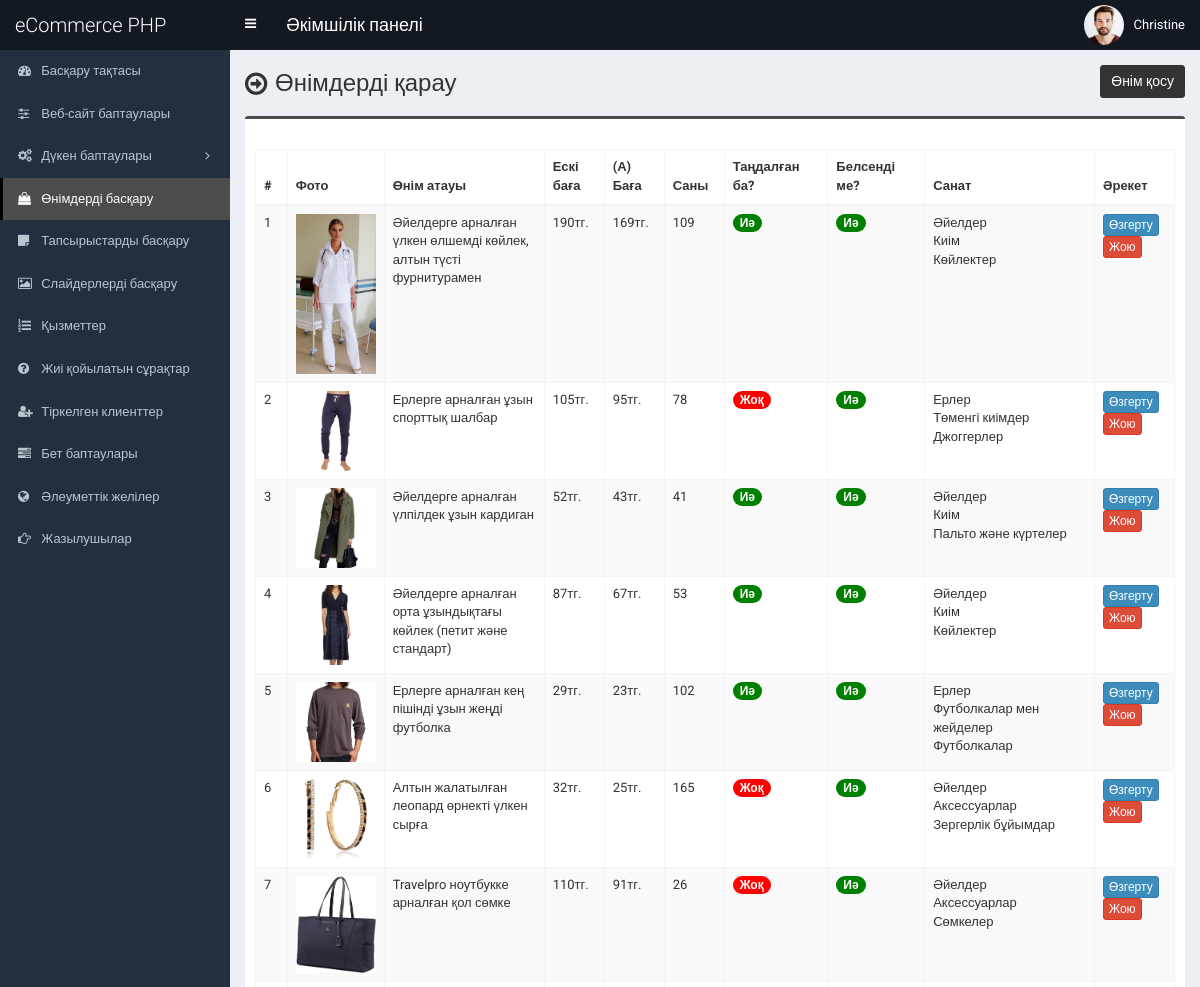
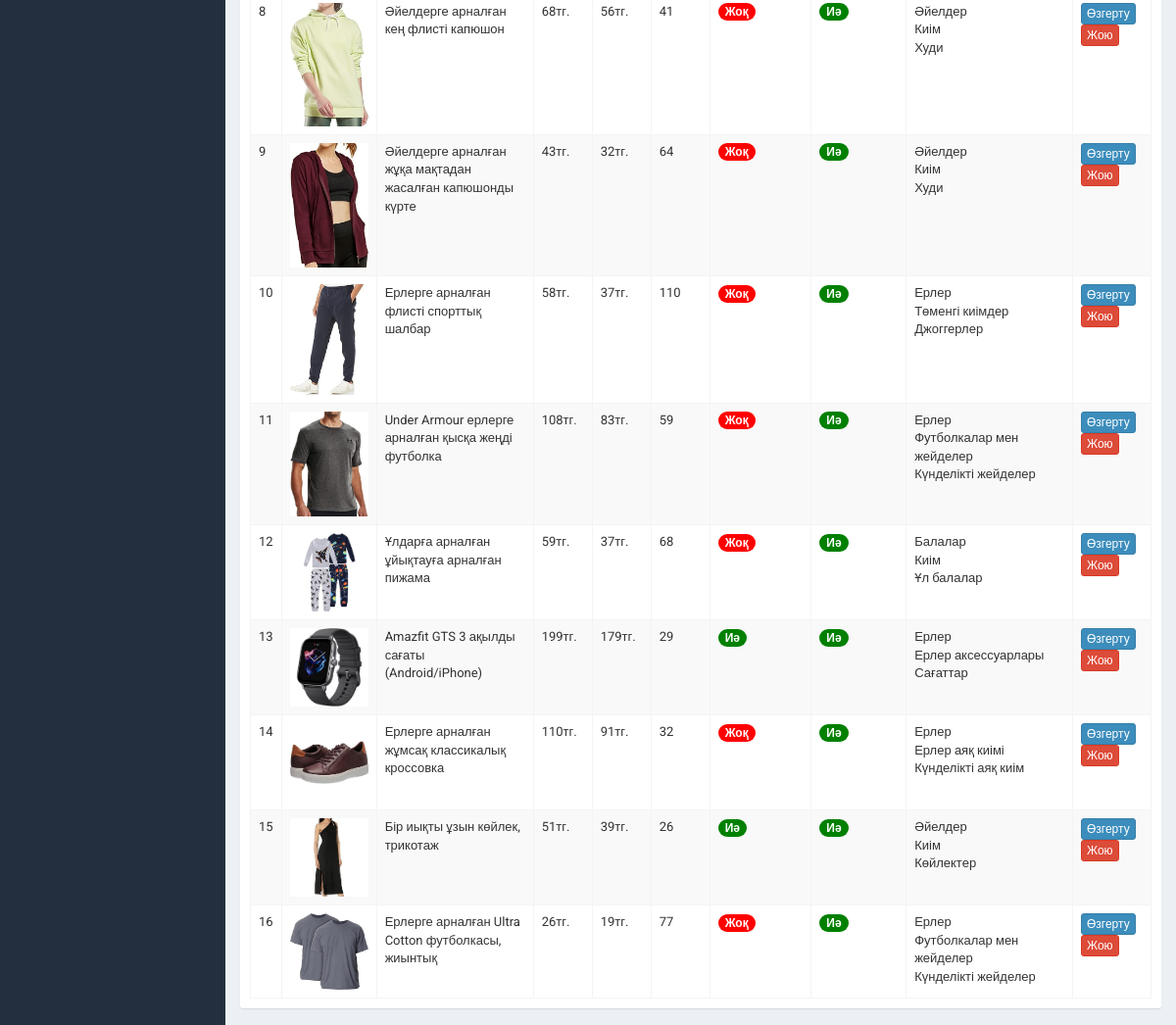
Screenshot of /admin/product.php (signed in) with the database file from the repository (2 pictures, top to bottom).
### tables this page shows
CREATE TABLE `tbl_product` (
  `p_id` int(11) NOT NULL,
  `p_name` varchar(255) NOT NULL,
  `p_old_price` varchar(10) NOT NULL,
  `p_current_price` varchar(10) NOT NULL,
  `p_qty` int(10) NOT NULL,
  `p_featured_photo` varchar(255) NOT NULL,
  `p_description` text NOT NULL,
  `p_short_description` text NOT NULL,
  `p_feature` text NOT NULL,
  `p_condition` text NOT NULL,
  `p_return_policy` text NOT NULL,
  `p_total_view` int(11) NOT NULL,
  `p_is_featured` int(1) NOT NULL,
  `p_is_active` int(1) NOT NULL,
  `ecat_id` int(11) NOT NULL
);

CREATE TABLE `tbl_top_category` (
  `tcat_id` int(11) NOT NULL,
  `tcat_name` varchar(255) NOT NULL,
  `show_on_menu` int(1) NOT NULL
);

CREATE TABLE `tbl_mid_category` (
  `mcat_id` int(11) NOT NULL,
  `mcat_name` varchar(255) NOT NULL,
  `tcat_id` int(11) NOT NULL
);

CREATE TABLE `tbl_end_category` (
  `ecat_id` int(11) NOT NULL,
  `ecat_name` varchar(255) NOT NULL,
  `mcat_id` int(11) NOT NULL
);

### admin/product.php (the view, shortened to what this page needs)
<?php require_once('header.php'); ?>
<section class="content-header">
	<div class="content-header-left">
		<h1>Өнімдерді қарау</h1>
	</div>
	<div class="content-header-right">
		<a href="product-add.php" class="btn btn-primary btn-sm">Өнім қосу</a>
	</div>
</section>
<section class="content">
	<div class="row">
		<div class="col-md-12">
			<div class="box box-info">
				<div class="box-body table-responsive">
					<table id="example1" class="table table-bordered table-hover table-striped">
					<thead class="thead-dark">
							<tr>
								<th width="10">#</th>
								<th>Фото</th>
								<th width="160">Өнім атауы</th>
								<th width="60">Ескі баға</th>
								<th width="60">(А) Баға</th>
								<th width="60">Саны</th>
								<th>Таңдалған ба?</th>
								<th>Белсенді ме?</th>
								<th>Санат</th>
								<th width="80">Әрекет</th>
							</tr>
						</thead>
						<tbody>
							<?php
							$i=0;
							$statement = $pdo->prepare("SELECT
														t1.p_id,
														t1.p_name,
														t1.p_old_price,
														t1.p_current_price,
														t1.p_qty,
														t1.p_featured_photo,
														t1.p_is_featured,
														t1.p_is_active,
														t1.ecat_id,
														t2.ecat_id,
														t2.ecat_name,
														t3.mcat_id,
														t3.mcat_name,
														t4.tcat_id,
														t4.tcat_name
														FROM tbl_product t1
														JOIN tbl_end_category t2
														ON t1.ecat_id = t2.ecat_id
														JOIN tbl_mid_category t3
														ON t2.mcat_id = t3.mcat_id
														JOIN tbl_top_category t4
														ON t3.tcat_id = t4.tcat_id
														ORDER BY t1.p_id DESC
														");
							$statement->execute();
							$result = $statement->fetchAll(PDO::FETCH_ASSOC);
							foreach ($result as $row) {
								$i++;
								?>
								<tr>
									<td><?php echo $i; ?></td>
									<td style="width:82px;"><img src="../assets/uploads/<?php echo $row['p_featured_photo']; ?>" alt="<?php echo $row['p_name']; ?>" style="width:80px;"></td>
									<td><?php echo $row['p_name']; ?></td>
									<td><?php echo $row['p_old_price']; ?>тг.</td>
									<td><?php echo $row['p_current_price']; ?>тг.</td>
									<td><?php echo $row['p_qty']; ?></td>
									<td>
										<?php if($row['p_is_featured'] == 1) {echo '<span class="badge badge-success" style="background-color:green;">Иә</span>';} else {echo '<span class="badge badge-success" style="background-color:red;">Жоқ</span>';} ?>
									</td>
									<td>
										<?php if($row['p_is_active'] == 1) {echo '<span class="badge badge-success" style="background-color:green;">Иә</span>';} else {echo '<span class="badge badge-danger" style="background-color:red;">Жоқ</span>';} ?>
									</td>
									<td><?php echo $row['tcat_name']; ?><br><?php echo $row['mcat_name']; ?><br><?php echo $row['ecat_name']; ?></td>
									<td>
										<a href="product-edit.php?id=<?php echo $row['p_id']; ?>" class="btn btn-primary btn-xs">Өзгерту</a>
										<a href="#" class="btn btn-danger btn-xs" data-href="product-delete.php?id=<?php echo $row['p_id']; ?>" data-toggle="modal" data-target="#confirm-delete">Жою</a>
									</td>
								</tr>
								<?php
							}
							?>
						</tbody>
					</table>
				</div>
			</div>
		</div>
	</div>
</section>
<?php require_once('footer.php'); ?>

### admin/header.php (shortened to what this page needs)
<!DOCTYPE html>
<html>
<head>
	<link rel="stylesheet" href="css/bootstrap.min.css">
	<link rel="stylesheet" href="css/font-awesome.min.css">
	<link rel="stylesheet" href="css/ionicons.min.css">
	<link rel="stylesheet" href="css/datepicker3.css">
	<link rel="stylesheet" href="css/all.css">
	<link rel="stylesheet" href="css/select2.min.css">
	<link rel="stylesheet" href="css/dataTables.bootstrap.css">
	<link rel="stylesheet" href="css/jquery.fancybox.css">
	<link rel="stylesheet" href="css/AdminLTE.min.css">
	<link rel="stylesheet" href="css/_all-skins.min.css">
	<link rel="stylesheet" href="css/on-off-switch.css"/>
	<link rel="stylesheet" href="css/summernote.css">
	<link rel="stylesheet" href="style.css">
</head>
<body class="hold-transition fixed skin-blue sidebar-mini">
	<div class="wrapper">
		<header class="main-header">
			<a href="index.php" class="logo">
				<span class="logo-lg">eCommerce PHP</span>
			</a>
			<nav class="navbar navbar-static-top">
				<a href="#" class="sidebar-toggle" data-toggle="offcanvas" role="button">
				</a>
				<span style="float:left;line-height:50px;color:#fff;padding-left:15px;font-size:18px;">Әкімшілік панелі</span>
				<div class="navbar-custom-menu">
					<ul class="nav navbar-nav">
						<li class="dropdown user user-menu">
							<a href="#" class="dropdown-toggle" data-toggle="dropdown">
								<img src="../assets/uploads/<?php echo $_SESSION['user']['photo']; ?>" class="user-image" alt="Пайдаланушы суреті">
								<span class="hidden-xs"><?php echo $_SESSION['user']['full_name']; ?></span>
							</a>
						</li>
					</ul>
				</div>
			</nav>
		</header>
		<?php $cur_page = substr($_SERVER["SCRIPT_NAME"],strrpos($_SERVER["SCRIPT_NAME"],"/")+1); ?>
		<aside class="main-sidebar">
			<section class="sidebar">
				<ul class="sidebar-menu">
					<li class="treeview <?php if($cur_page == 'index.php') {echo 'active';} ?>">
					  <a href="index.php">
						<i class="fa fa-dashboard"></i> <span>Басқару тақтасы</span>
					  </a>
					</li>
					<li class="treeview <?php if( ($cur_page == 'settings.php') ) {echo 'active';} ?>">
					  <a href="settings.php">
						<i class="fa fa-sliders"></i> <span>Веб-сайт баптаулары</span>
					  </a>
					</li>
					<li class="treeview <?php if( ($cur_page == 'size.php') || ($cur_page == 'size-add.php') || ($cur_page == 'size-edit.php') || ($cur_page == 'color.php') || ($cur_page == 'color-add.php') || ($cur_page == 'color-edit.php') || ($cur_page == 'country.php') || ($cur_page == 'country-add.php') || ($cur_page == 'country-edit.php') || ($cur_page == 'shipping-cost.php') || ($cur_page == 'shipping-cost-edit.php') || ($cur_page == 'top-category.php') || ($cur_page == 'top-category-add.php') || ($cur_page == 'top-category-edit.php') || ($cur_page == 'mid-category.php') || ($cur_page == 'mid-category-add.php') || ($cur_page == 'mid-category-edit.php') || ($cur_page == 'end-category.php') || ($cur_page == 'end-category-add.php') || ($cur_page == 'end-category-edit.php') ) {echo 'active';} ?>">
						<a href="#">
							<i class="fa fa-cogs"></i>
							<span>Дүкен баптаулары</span>
							<span class="pull-right-container">
								<i class="fa fa-angle-left pull-right"></i>
							</span>
						</a>
					</li>
					<li class="treeview <?php if( ($cur_page == 'product.php') || ($cur_page == 'product-add.php') || ($cur_page == 'product-edit.php') ) {echo 'active';} ?>">
						<a href="product.php">
							<i class="fa fa-shopping-bag"></i> <span>Өнімдерді басқару</span>
						</a>
					</li>
					<li class="treeview <?php if( ($cur_page == 'order.php') ) {echo 'active';} ?>">
						<a href="order.php">
							<i class="fa fa-sticky-note"></i> <span>Тапсырыстарды басқару</span>
						</a>
					</li>
					 <li class="treeview <?php if( ($cur_page == 'slider.php') ) {echo 'active';} ?>">
					  <a href="slider.php">
						<i class="fa fa-picture-o"></i> <span>Слайдерлерді басқару</span>
					  </a>
					</li>
					<li class="treeview <?php if( ($cur_page == 'service.php') ) {echo 'active';} ?>">
					  <a href="service.php">
						<i class="fa fa-list-ol"></i> <span>Қызметтер</span>
					  </a>
					</li>
					<li class="treeview <?php if( ($cur_page == 'faq.php') ) {echo 'active';} ?>">
					  <a href="faq.php">
						<i class="fa fa-question-circle"></i> <span>Жиі қойылатын сұрақтар</span>
					  </a>
					</li>
					<li class="treeview <?php if( ($cur_page == 'customer.php') || ($cur_page == 'customer-add.php') || ($cur_page == 'customer-edit.php') ) {echo 'active';} ?>">
					  <a href="customer.php">
						<i class="fa fa-user-plus"></i> <span>Тіркелген клиенттер</span>
					  </a>
					</li>
					<li class="treeview <?php if( ($cur_page == 'page.php') ) {echo 'active';} ?>">
					  <a href="page.php">
						<i class="fa fa-tasks"></i> <span>Бет баптаулары</span>
					  </a>
					</li>
					<li class="treeview <?php if( ($cur_page == 'social-media.php') ) {echo 'active';} ?>">
					  <a href="social-media.php">
						<i class="fa fa-globe"></i> <span>Әлеуметтік желілер</span>
					  </a>
					</li>
					<li class="treeview <?php if( ($cur_page == 'subscriber.php')||($cur_page == 'subscriber.php') ) {echo 'active';} ?>">
					  <a href="subscriber.php">
						<i class="fa fa-hand-o-right"></i> <span>Жазылушылар</span>
					  </a>
					</li>
				</ul>
			</section>
		</aside>
		<div class="content-wrapper">

### admin/footer.php (shortened to what this page needs)
		</div>
	</div>
</body>
</html>

### admin/style.css (style rules this page uses)
body { font-size: 13px; font-family: "Roboto", sans-serif; }
.navbar-nav > .user-menu .user-image { width: 40px; height: 40px; margin-top: -10px; }
.content-header > h1, .content-header .content-header-left h1 { font-family: "Roboto", sans-serif; }
.main-header .logo { text-align: left; }
.main-header .logo .logo-lg { font-family: "Roboto", sans-serif; }
.box-info { padding-top: 20px; }
.sidebar-menu li > a > .pull-right-container > .fa-angle-left:before { content: "\f105"; }
.content-header { overflow: hidden; }
.content-header .content-header-left { float: left; padding-top: 5px; }
.content-header .content-header-right { float: right; }
.content-header .content-header-left h1 { margin-top: 0; margin-bottom: 0; padding-left: 30px; padding-bottom: 5px; font-size: 24px; position: relative; }
.content-header .content-header-left h1:before { position: absolute; top: 0; left: 0; font-family: "FontAwesome", sans-serif; font-size: 26px; content: "\f18e"; }
.content-header .content-header-right a { position: relative; font-size: 14px; }
.skin-blue .sidebar-menu > li:hover > a, .skin-blue .sidebar-menu > li.active > a { color: #fff; background: #3c8dbc; border-left-color: #3c8dbc; }
.skin-blue .main-header .logo, .skin-blue .main-header .logo:hover, .skin-blue .main-header .navbar, .skin-blue .main-header .navbar .sidebar-toggle:hover { background-color: #131921; }
.skin-blue .sidebar-menu > li:hover > a, .skin-blue .sidebar-menu > li.active > a { background-color: #4c4c4c; border-left-color: #000000; }
.box.box-info { border-top-color: #4c4c4c; }
.content-header .content-header-right a { background-color: #333333; border-color: #333333; }

### rows the page displays
tbl_product: p_featured_photo (picture), p_name "Әйелдерге арналған үлкен өлшемді көйлек, алтын түсті фурнитурамен", p_old_price "190", p_current_price "169", p_qty "109", p_is_featured "Иә", p_is_active "Иә", tbl_top_category.tcat_name "Әйелдер", tbl_mid_category.mcat_name "Киім", ecat.ecat_name "Көйлектер"
tbl_product: p_featured_photo (picture), p_name "Ерлерге арналған ұзын спорттық шалбар", p_old_price "105", p_current_price "95", p_qty "78", p_is_featured "Жоқ", p_is_active "Иә", tbl_top_category.tcat_name "Ерлер", tbl_mid_category.mcat_name "Төменгі киімдер", ecat.ecat_name "Джоггерлер"
tbl_product: p_featured_photo (picture), p_name "Әйелдерге арналған үлпілдек ұзын кардиган", p_old_price "52", p_current_price "43", p_qty "41", p_is_featured "Иә", p_is_active "Иә", tbl_top_category.tcat_name "Әйелдер", tbl_mid_category.mcat_name "Киім", ecat.ecat_name "Пальто және күртелер"
tbl_product: p_featured_photo (picture), p_name "Әйелдерге арналған орта ұзындықтағы көйлек (петит және стандарт)", p_old_price "87", p_current_price "67", p_qty "53", p_is_featured "Иә", p_is_active "Иә", tbl_top_category.tcat_name "Әйелдер", tbl_mid_category.mcat_name "Киім", ecat.ecat_name "Көйлектер"
tbl_product: p_featured_photo (picture), p_name "Ерлерге арналған кең пішінді ұзын жеңді футболка", p_old_price "29", p_current_price "23", p_qty "102", p_is_featured "Иә", p_is_active "Иә", tbl_top_category.tcat_name "Ерлер", tbl_mid_category.mcat_name "Футболкалар мен жейделер", ecat.ecat_name "Футболкалар"
tbl_product: p_featured_photo (picture), p_name "Алтын жалатылған леопард өрнекті үлкен сырға", p_old_price "32", p_current_price "25", p_qty "165", p_is_featured "Жоқ", p_is_active "Иә", tbl_top_category.tcat_name "Әйелдер", tbl_mid_category.mcat_name "Аксессуарлар", ecat.ecat_name "Зергерлік бұйымдар"
tbl_product: p_featured_photo (picture), p_name "Travelpro ноутбукке арналған қол сөмке", p_old_price "110", p_current_price "91", p_qty "26", p_is_featured "Жоқ", p_is_active "Иә", tbl_top_category.tcat_name "Әйелдер", tbl_mid_category.mcat_name "Аксессуарлар", ecat.ecat_name "Сөмкелер"
tbl_product: p_featured_photo (picture), p_name "Әйелдерге арналған кең флисті капюшон", p_old_price "68", p_current_price "56", p_qty "41", p_is_featured "Жоқ", p_is_active "Иә", tbl_top_category.tcat_name "Әйелдер", tbl_mid_category.mcat_name "Киім", ecat.ecat_name "Худи"
tbl_product: p_featured_photo (picture), p_name "Әйелдерге арналған жұқа мақтадан жасалған капюшонды күрте", p_old_price "43", p_current_price "32", p_qty "64", p_is_featured "Жоқ", p_is_active "Иә", tbl_top_category.tcat_name "Әйелдер", tbl_mid_category.mcat_name "Киім", ecat.ecat_name "Худи"
tbl_product: p_featured_photo (picture), p_name "Ерлерге арналған флисті спорттық шалбар", p_old_price "58", p_current_price "37", p_qty "110", p_is_featured "Жоқ", p_is_active "Иә", tbl_top_category.tcat_name "Ерлер", tbl_mid_category.mcat_name "Төменгі киімдер", ecat.ecat_name "Джоггерлер"
tbl_product: p_featured_photo (picture), p_name "Under Armour ерлерге арналған қысқа жеңді футболка", p_old_price "108", p_current_price "83", p_qty "59", p_is_featured "Жоқ", p_is_active "Иә", tbl_top_category.tcat_name "Ерлер", tbl_mid_category.mcat_name "Футболкалар мен жейделер", ecat.ecat_name "Күнделікті жейделер"
tbl_product: p_featured_photo (picture), p_name "Ұлдарға арналған ұйықтауға арналған пижама", p_old_price "59", p_current_price "37", p_qty "68", p_is_featured "Жоқ", p_is_active "Иә", tbl_top_category.tcat_name "Балалар", tbl_mid_category.mcat_name "Киім", ecat.ecat_name "Ұл балалар"
tbl_product: p_featured_photo (picture), p_name "Amazfit GTS 3 ақылды сағаты (Android/iPhone)", p_old_price "199", p_current_price "179", p_qty "29", p_is_featured "Иә", p_is_active "Иә", tbl_top_category.tcat_name "Ерлер", tbl_mid_category.mcat_name "Ерлер аксессуарлары", ecat.ecat_name "Сағаттар"
tbl_product: p_featured_photo (picture), p_name "Ерлерге арналған жұмсақ классикалық кроссовка", p_old_price "110", p_current_price "91", p_qty "32", p_is_featured "Жоқ", p_is_active "Иә", tbl_top_category.tcat_name "Ерлер", tbl_mid_category.mcat_name "Ерлер аяқ киімі", ecat.ecat_name "Күнделікті аяқ киім"
tbl_product: p_featured_photo (picture), p_name "Бір иықты ұзын көйлек, трикотаж", p_old_price "51", p_current_price "39", p_qty "26", p_is_featured "Иә", p_is_active "Иә", tbl_top_category.tcat_name "Әйелдер", tbl_mid_category.mcat_name "Киім", ecat.ecat_name "Көйлектер"
tbl_product: p_featured_photo (picture), p_name "Ерлерге арналған Ultra Cotton футболкасы, жиынтық", p_old_price "26", p_current_price "19", p_qty "77", p_is_featured "Жоқ", p_is_active "Иә", tbl_top_category.tcat_name "Ерлер", tbl_mid_category.mcat_name "Футболкалар мен жейделер", ecat.ecat_name "Күнделікті жейделер"

### other values shown
$_SESSION['user']['full_name'] "Christine"
